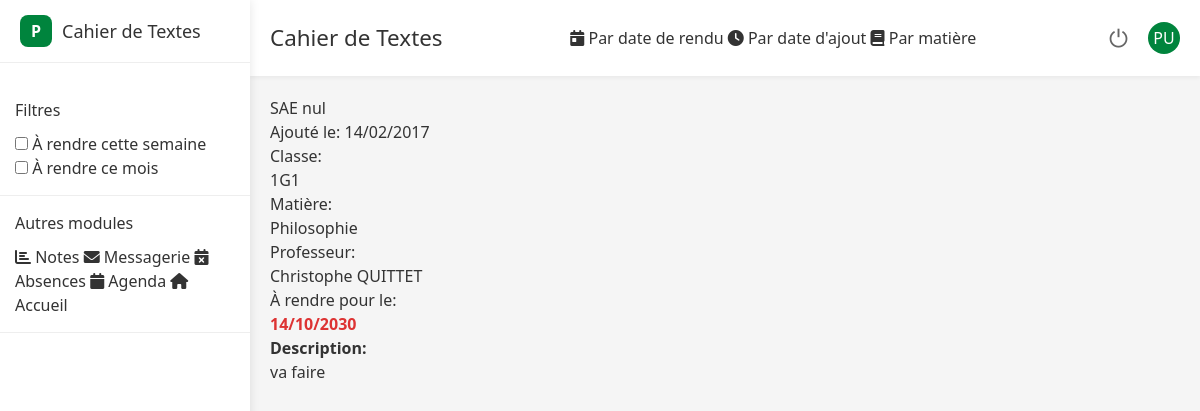
The app's page /cahierdetextes/cahierdetextes.php (signed in) with its own data.
### tables this page shows
CREATE TABLE `devoirs` (
  `id` int(11) NOT NULL,
  `titre` varchar(255) NOT NULL,
  `description` text NOT NULL,
  `classe` varchar(50) NOT NULL,
  `nom_matiere` varchar(255) NOT NULL,
  `nom_professeur` varchar(255) NOT NULL,
  `date_ajout` date NOT NULL,
  `date_rendu` date NOT NULL
);

### cahierdetextes/cahierdetextes.php (the view, shortened to what this page needs)
<?php
require_once 'includes/auth.php';
require_once 'includes/db.php';
$user = $_SESSION['user'] ?? null;
$user_initials = strtoupper(substr($user['prenom'], 0, 1) . substr($user['nom'], 0, 1));
$order = [];
$order['field'] = isset($_GET['order']) ? $_GET['order'] : 'date_rendu';
$order['direction'] = isset($_GET['dir']) && $_GET['dir'] === 'asc' ? 'asc' : 'desc';
try {
    $sql = "SELECT * FROM devoirs WHERE 1=1";
    $params = [];
    $validFields = ['date_rendu', 'titre', 'nom_matiere', 'classe', 'nom_professeur'];
    $orderField = in_array($order['field'], $validFields) ? $order['field'] : 'date_rendu';
    $orderDir = strtoupper($order['direction']) === 'ASC' ? 'ASC' : 'DESC';
    $sql .= " ORDER BY " . $orderField . " " . $orderDir;
    $stmt = $pdo->prepare($sql);
    $stmt->execute($params);
} catch (PDOException $e) {
    error_log("Erreur dans cahierdetextes.php: " . $e->getMessage());
    $devoirs = [];
}
?>
<!DOCTYPE html>
<html>
<head>
  <link rel="stylesheet" href="../notes/assets/css/style.css">
  <link rel="stylesheet" href="https://cdnjs.cloudflare.com/ajax/libs/font-awesome/6.0.0-beta3/css/all.min.css">
</head>
<body>
  <div class="app-container">
    <div class="sidebar">
      <div class="logo-container">
        <div class="app-logo">P</div>
        <div class="app-title">Cahier de Textes</div>
      </div>
      <div class="sidebar-section">
        <div class="sidebar-section-header">Filtres</div>
        <div class="folder-menu">
          <div class="filter-option">
            <label>
              <input type="checkbox" class="filter-checkbox" id="filter-semaine">
              <span class="filter-label">À rendre cette semaine</span>
            </label>
          </div>
          <div class="filter-option">
            <label>
              <input type="checkbox" class="filter-checkbox" id="filter-mois">
              <span class="filter-label">À rendre ce mois</span>
            </label>
          </div>
        </div>
      </div>
      <div class="sidebar-section">
        <div class="sidebar-section-header">Autres modules</div>
        <div class="folder-menu">
          <a href="../notes/notes.php" class="module-link">
            <i class="fas fa-chart-bar"></i> Notes
          </a>
          <a href="../messagerie/index.php" class="module-link">
            <i class="fas fa-envelope"></i> Messagerie
          </a>
          <a href="../absences/absences.php" class="module-link">
            <i class="fas fa-calendar-times"></i> Absences
          </a>
          <a href="../agenda/agenda.php" class="module-link">
            <i class="fas fa-calendar"></i> Agenda
          </a>
          <a href="../accueil/accueil.php" class="module-link">
            <i class="fas fa-home"></i> Accueil
          </a>
        </div>
      </div>
    </div>
    <div class="main-content">
      <div class="top-header">
        <div class="page-title">
          <h1>Cahier de Textes</h1>
        </div>
        <div class="filter-buttons">
          <a href="?order=date_rendu" class="button <?php echo (!isset($_GET['order']) || $_GET['order'] == 'date_rendu') ? 'button-primary' : 'button-secondary'; ?>">
            <i class="fas fa-calendar-day"></i> Par date de rendu
          </a>
          <a href="?order=date_ajout" class="button <?php echo (isset($_GET['order']) && $_GET['order'] == 'date_ajout') ? 'button-primary' : 'button-secondary'; ?>">
            <i class="fas fa-clock"></i> Par date d'ajout
          </a>
          <a href="?order=matiere" class="button <?php echo (isset($_GET['order']) && $_GET['order'] == 'matiere') ? 'button-primary' : 'button-secondary'; ?>">
            <i class="fas fa-book"></i> Par matière
          </a>
        </div>
        <div class="header-actions">
          <a href="../login/public/logout.php" class="logout-button" title="Déconnexion">⏻</a>
          <div class="user-avatar"><?= $user_initials ?></div>
        </div>
      </div>
      <div class="content-container">
        <div class="devoirs-list">
          <?php
          if (isStudent()) {
            $stmt_eleve = $pdo->prepare('SELECT classe FROM eleves WHERE prenom = ? AND nom = ?');
            $stmt_eleve->execute([$user['prenom'], $user['nom']]);
            $eleve_data = $stmt_eleve->fetch();
            $classe_eleve = $eleve_data ? $eleve_data['classe'] : '';
            if (empty($classe_eleve)) {
              switch ($order) {
                case 'matiere':
                  $sql = 'SELECT * FROM devoirs ORDER BY nom_matiere ASC, date_rendu ASC';
                  break;
                case 'date_ajout':
                  $sql = 'SELECT * FROM devoirs ORDER BY date_ajout DESC';
                  break;
                default:
                  $sql = 'SELECT * FROM devoirs ORDER BY date_rendu ASC';
              }
              $stmt = $pdo->query($sql);
            } else {
              switch ($order) {
                case 'matiere':
                  $sql = 'SELECT * FROM devoirs WHERE classe = ? ORDER BY nom_matiere ASC, date_rendu ASC';
                  break;
                case 'date_ajout':
                  $sql = 'SELECT * FROM devoirs WHERE classe = ? ORDER BY date_ajout DESC';
                  break;
                default:
                  $sql = 'SELECT * FROM devoirs WHERE classe = ? ORDER BY date_rendu ASC';
              }
              $stmt = $pdo->prepare($sql);
              $stmt->execute([$classe_eleve]);
            }
          }
          elseif (isParent()) {
            switch ($order) {
              default:
                $sql = 'SELECT * FROM devoirs ORDER BY date_rendu ASC';
            }
            $stmt = $pdo->query($sql);
          }
          if ($stmt->rowCount() === 0) {
            echo '<div class="alert alert-info">
              <i class="fas fa-info-circle"></i>
              <div>Aucun devoir n\'a été ajouté pour le moment.</div>
            </div>';
          } else {
            while ($devoir = $stmt->fetch()) {
              $date_rendu = new DateTime($devoir['date_rendu']);
              $aujourdhui = new DateTime();
              $diff = $aujourdhui->diff($date_rendu);
              $urgent = $date_rendu >= $aujourdhui && $diff->days <= 3;
              $expire = $date_rendu < $aujourdhui;
              echo '<div class="devoir-item' . ($urgent ? ' urgent' : '') . ($expire ? ' expired' : '') . '">
                <div class="devoir-header">
                  <div class="devoir-title">' . htmlspecialchars($devoir['titre']) . '</div>
                  <div class="devoir-date">Ajouté le: ' . date('d/m/Y', strtotime($devoir['date_ajout'])) . '</div>
                </div>
                <div class="devoir-details">
                  <div class="devoir-detail">
                    <div>Classe:</div>
                    <div class="devoir-value">' . htmlspecialchars($devoir['classe']) . '</div>
                  </div>
                  <div class="devoir-detail">
                    <div>Matière:</div>
                    <div class="devoir-value">' . htmlspecialchars($devoir['nom_matiere']) . '</div>
                  </div>
                  <div class="devoir-detail">
                    <div>Professeur:</div>
                    <div class="devoir-value">' . htmlspecialchars($devoir['nom_professeur']) . '</div>
                  </div>
                  <div class="devoir-detail">
                    <div>À rendre pour le:</div>
                    <div class="devoir-value" style="color: ' . ($urgent ? '#e74c3c' : ($expire ? '#777' : '#d33')) . '; font-weight: bold;">
                      ' . date('d/m/Y', strtotime($devoir['date_rendu'])) . '
                      ' . ($urgent ? '<span class="badge badge-danger">Urgent</span>' : '') . '
                      ' . ($expire ? '<span class="badge badge-secondary">Expiré</span>' : '') . '
                    </div>
                  </div>
                </div>
                <div class="devoir-description">
                  <h4>Description:</h4>
                  <p>' . nl2br(htmlspecialchars($devoir['description'])) . '</p>
                </div>';
              echo '</div>';
            }
          }
          ?>
        </div>
      </div>
    </div>
  </div>
</body>
</html>

### notes/assets/css/style.css (style rules this page uses)
* { box-sizing: border-box; margin: 0; padding: 0; }
body { font-family: 'Segoe UI', Arial, sans-serif; background-color: #f5f5f5; color: #333; line-height: 1.5; }
a { text-decoration: none; color: inherit; }
.app-container { display: flex; height: 100vh; overflow: hidden; }
.sidebar { width: 250px; background-color: white; box-shadow: 0 0 10px rgba(0,0,0,0.1); display: flex; flex-direction: column; z-index: 10; overflow-y: auto; }
.main-content { flex: 1; overflow-y: auto; background-color: #f5f5f5; display: flex; flex-direction: column; }
.top-header { background-color: white; padding: 15px 20px; box-shadow: 0 2px 4px rgba(0,0,0,0.05); display: flex; justify-content: space-between; align-items: center; z-index: 5; }
.content-container { padding: 20px; flex: 1; overflow-y: auto; }
.logo-container { display: flex; align-items: center; gap: 10px; margin-bottom: 20px; padding: 15px 20px; border-bottom: 1px solid #eee; }
.app-logo { width: 32px; height: 32px; background-color: #00843d; border-radius: 8px; display: flex; align-items: center; justify-content: center; color: white; font-weight: bold; }
.app-title { font-size: 18px; font-weight: 500; color: #333; }
.header-actions { display: flex; align-items: center; gap: 15px; }
.user-avatar { width: 32px; height: 32px; background-color: #00843d; border-radius: 50%; display: flex; align-items: center; justify-content: center; color: white; font-weight: 500; }
.logout-button { display: flex; align-items: center; justify-content: center; background: none; border: none; cursor: pointer; color: #666; font-size: 24px; padding: 5px; border-radius: 50%; transition: background-color 0.2s; }
.page-title { display: flex; align-items: center; gap: 15px; }
.page-title h1 { font-size: 1.4rem; color: #333; font-weight: 500; margin: 0; }
.sidebar-section { padding: 15px; border-bottom: 1px solid #eee; }
.sidebar-section-header { font-weight: 500; margin-bottom: 10px; color: #333; }

### records on screen
devoirs: titre "SAE nul", date_ajout "14/02/2017", classe "1G1", nom_matiere "Philosophie", nom_professeur "Christophe QUITTET", date_rendu "14/10/2030", description "va faire"

### other values on screen
$user_initials "PU"
